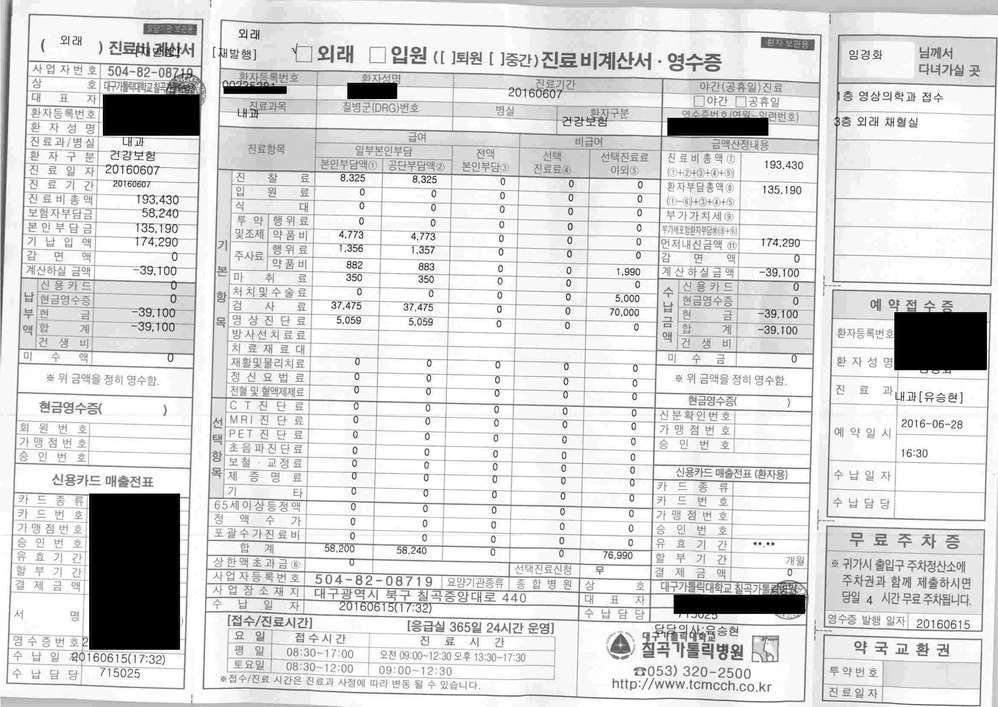
#> input picture 2016070614442800.jpg, 998 x 707 px, shrunk from 2339 x 1656 before the run
$ python deskewing.py --image 2016070614442800.jpg
#> lines starting #> are read from the running program, lines starting #| are printed output that depends on the picture; after the words box and inside, x2 and y2 are one past the last pixel; in counts of white or black regions, pixels touching at a corner belong together
import numpy as np
import argparse
import cv2

ap = argparse.ArgumentParser()
ap.add_argument("-i", "--image", required=True,
	help="path to input image file")
args = vars(ap.parse_args())

image = cv2.imread(args["image"])
#> image is the input picture: shape (707, 998, 3); min 0, max 255, mean 218

gray = cv2.cvtColor(image, cv2.COLOR_BGR2GRAY)
gray = cv2.bitwise_not(gray)
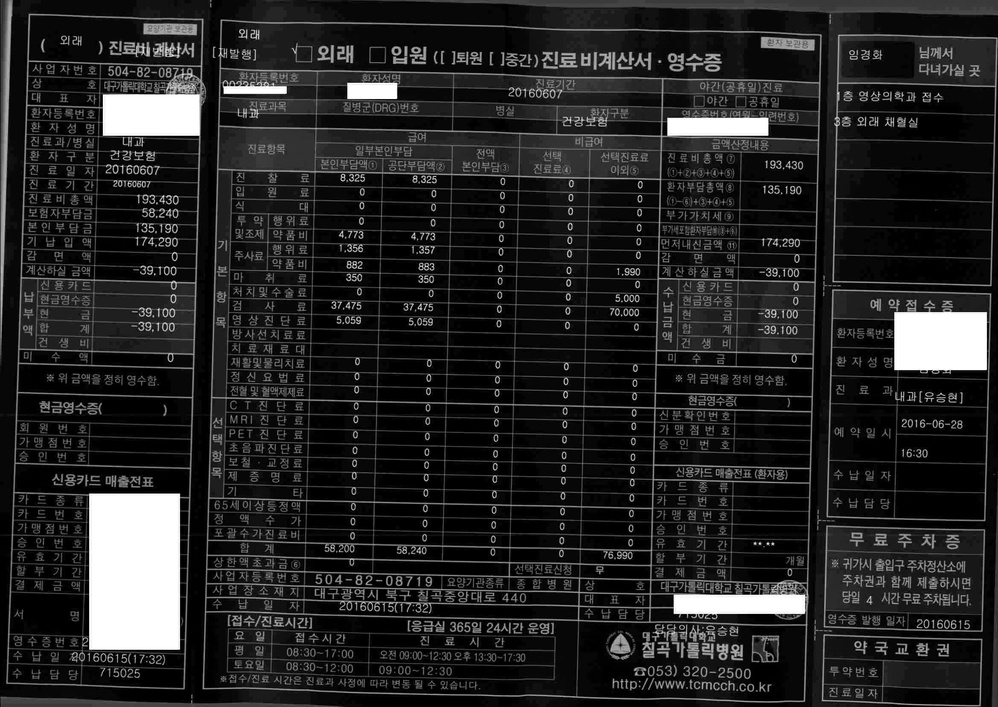
#> gray: shape (707, 998); min 0, max 255, mean 37

thresh = cv2.threshold(gray, 0, 255, cv2.THRESH_BINARY | cv2.THRESH_OTSU)[1]
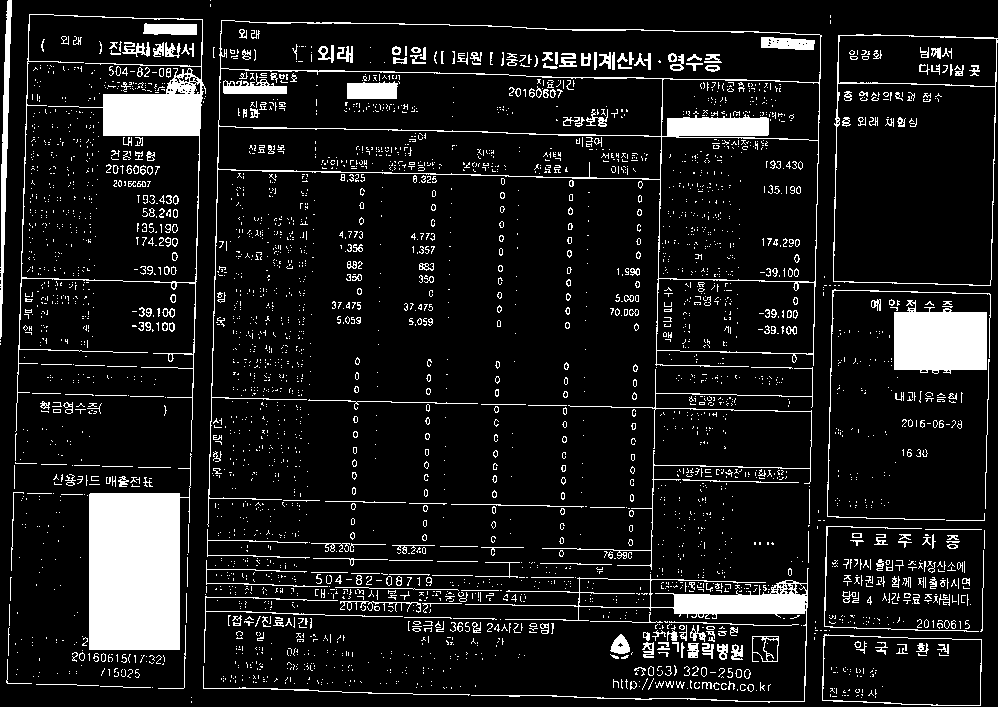
#> thresh: shape (707, 998); 10.7% white; 3675 white regions (3240 under 20 px), largest, box (x1, y1, x2, y2) and area: (89, 453, 192, 650) 14379, (207, 20, 822, 527) 6752, (15, 14, 206, 452) 6555

coords = np.column_stack(np.where(thresh > 0))
#> coords = 75722 pairs, first value 0 to 705, second value 0 to 997
angle = cv2.minAreaRect(coords)[-1]
#> angle = -1.39

if angle < -45:
    angle = -(90 + angle)
else:
    angle = -angle
#> angle = 1.39

# rotate the image to deskew it
(h, w) = image.shape[:2]
#> h = 707; w = 998
center = (w // 2, h // 2)
#> center = (499, 353)
M = cv2.getRotationMatrix2D(center, angle, 1.0)
#> M = [[1, 0.0242, -8.39], [-0.0242, 1, 12.17]]
rotated = cv2.warpAffine(image, M, (w, h),
	flags=cv2.INTER_CUBIC, borderMode=cv2.BORDER_REPLICATE)
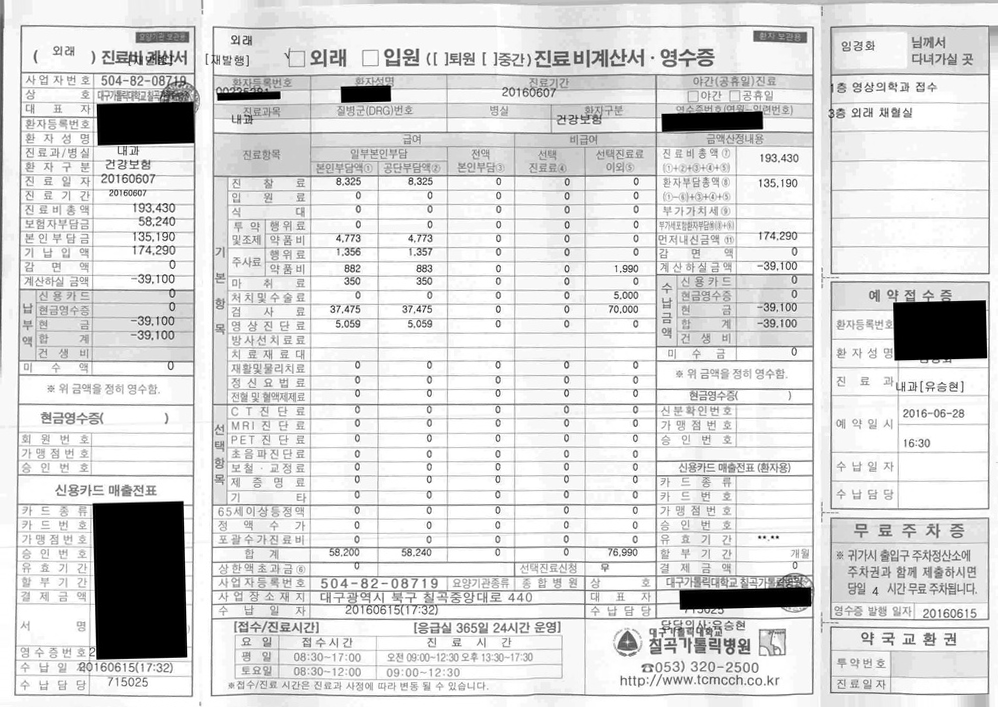
#> rotated: shape (707, 998, 3); min 0, max 255, mean 218.4

# draw the correction angle on the image so we can validate it
# cv2.putText(rotated, "Angle: {:.2f} degrees".format(angle),
#             (10, 30), cv2.FONT_HERSHEY_SIMPLEX, 0.7, (0, 0, 255), 2)

# show the output image
print("[INFO] angle: {:.3f}".format(angle))
#| [INFO] angle: 1.386
cv2.imshow("Input", image)
cv2.imshow("Rotated", rotated)
cv2.waitKey(0)
